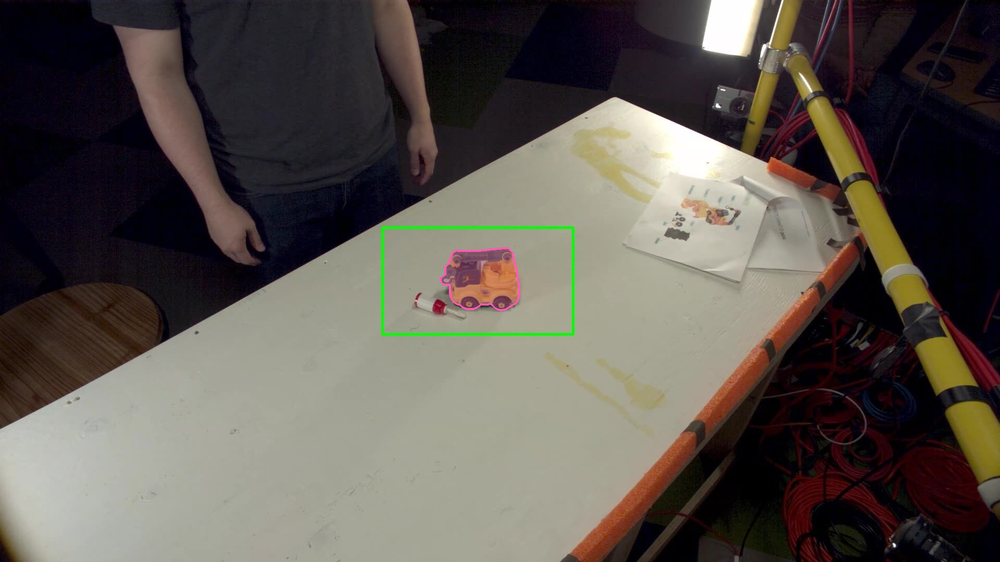
#> input picture experiments/sam2_test/sam3_segmentations/C10095.png, 1000 x 562 px, shrunk from 1920 x 1080 before the run; its folder holds only this picture in this run
$ python extract_sam3_masks.py
#> lines starting #> are read from the running program, lines starting #| are printed output that depends on the picture; after the words box and inside, x2 and y2 are one past the last pixel; in counts of white or black regions, pixels touching at a corner belong together
import argparse
import glob
import os
import cv2
import numpy as np


def extract_binary_mask(image_path, visualize=False):
  """Extracts a solid binary mask from a SAM 3 overlay with a magenta/pink contour."""
#> called with visualize = True
  img_bgr = cv2.imread(image_path)
#> img_bgr is the input picture: shape (562, 1000, 3); mean B, G, R 78.8, 85.5, 91.9
  if img_bgr is None:
    print(f'❌ Could not load: {image_path}')
    return None, None

  h, w = img_bgr.shape[:2]

  # 1. Convert to HSV color space to reliably isolate magenta / pink
  img_hsv = cv2.cvtColor(img_bgr, cv2.COLOR_BGR2HSV)
#> img_hsv: shape (562, 1000, 3); mean H, S, V 72, 98.3, 95

  # Magenta/Pink typically sits in Hue 140-175 in OpenCV (H: 0-179, S: 0-255, V: 0-255)
  lower_magenta = np.array([135, 70, 100], dtype=np.uint8)
  upper_magenta = np.array([175, 255, 255], dtype=np.uint8)
  color_mask = cv2.inRange(img_hsv, lower_magenta, upper_magenta)
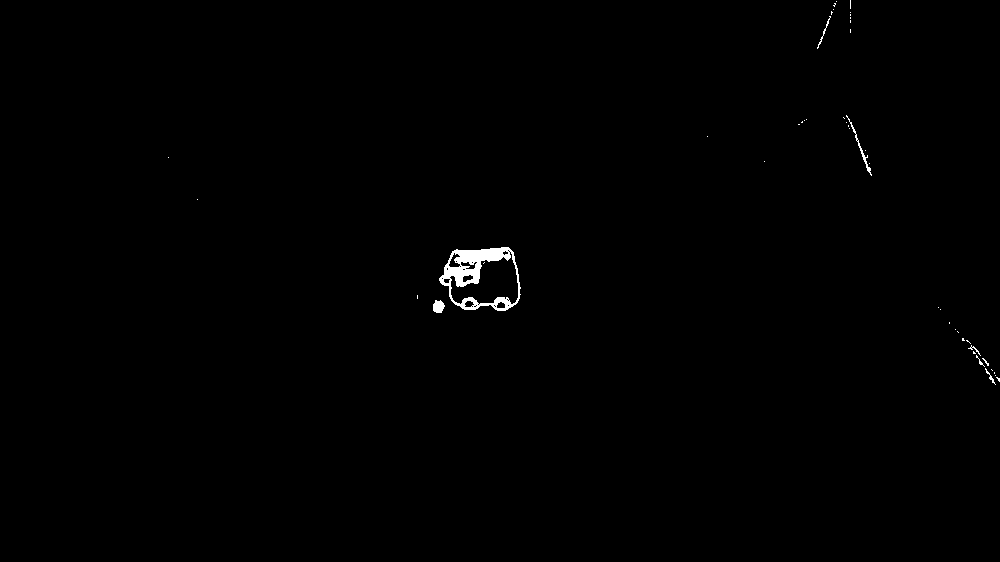
#> color_mask: shape (562, 1000); 0.42% white; 46 white regions (39 under 20 px), largest, box (x1, y1, x2, y2) and area: (439, 247, 521, 311) 1882, (846, 115, 872, 176) 132, (433, 300, 445, 313) 119

  # Secondary check in BGR: ensure high Red & Blue relative to Green
  b, g, r = cv2.split(img_bgr)
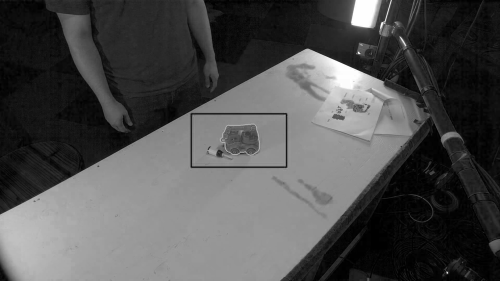
#> b: shape (562, 1000) (shown at 1/2 size); min 0, max 255, mean 78.8
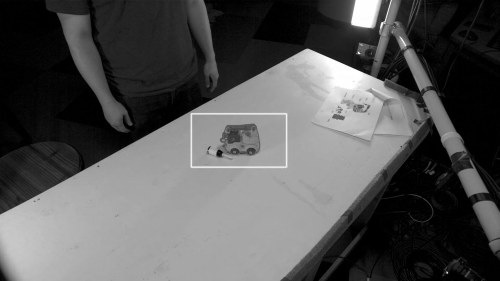
#> g: shape (562, 1000) (shown at 1/2 size); min 0, max 255, mean 85.5
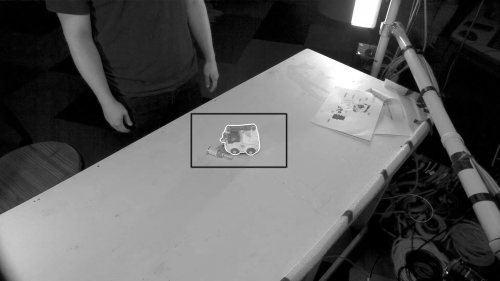
#> r: shape (562, 1000) (shown at 1/2 size); min 0, max 255, mean 91.9
  bgr_condition = (r > 150) & (b > 100) & (g < 130) & (r > g + 40)
#> bgr_condition: shape (562, 1000) bool; 0.16% white in thin lines or dots, all inside (x1, y1, x2, y2) = (415, 1, 847, 551)
  combined_pink = color_mask & bgr_condition.astype(np.uint8) * 255
#> combined_pink: shape (562, 1000); 0.1% white in thin lines or dots, all inside (x1, y1, x2, y2) = (433, 16, 831, 311)

  # 2. Morphological close to bridge any 1-2px breaks in the contour line
  close_kernel = cv2.getStructuringElement(cv2.MORPH_ELLIPSE, (7, 7))
  closed_contour = cv2.morphologyEx(combined_pink, cv2.MORPH_CLOSE, close_kernel)
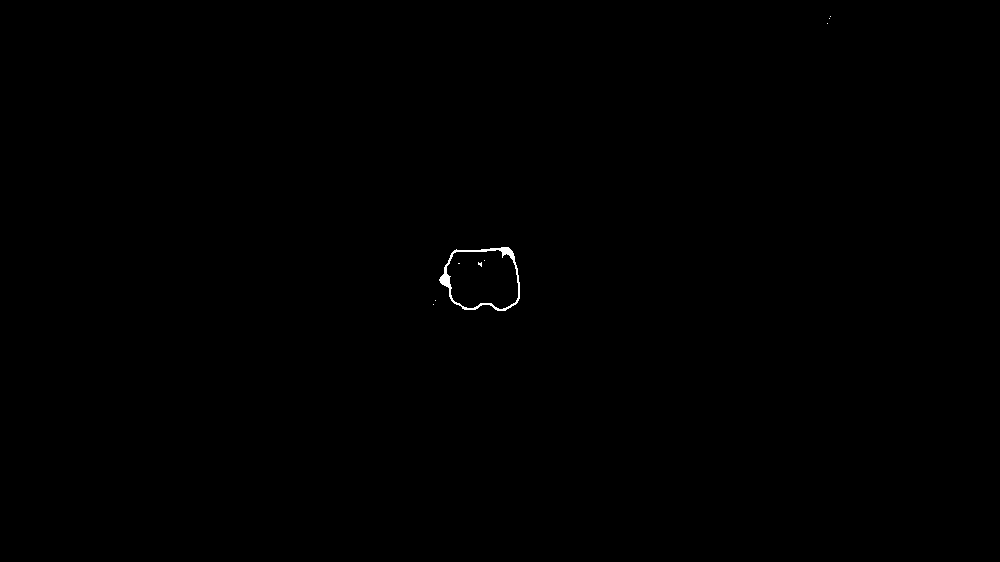
#> closed_contour: shape (562, 1000); 0.13% white; 9 white regions (8 under 20 px)

  # 3. Find external contours of the magenta boundary
  contours, _ = cv2.findContours(
      closed_contour, cv2.RETR_EXTERNAL, cv2.CHAIN_APPROX_SIMPLE
  )
#> contours = 6 contours, 5 with area under 20; largest, box (x1, y1, x2, y2) and area: (439, 247, 520, 311) 4016

  binary_mask = np.zeros((h, w), dtype=np.uint8)

  if contours:
    # Target the largest contour corresponding to the toy boundary
    valid_contours = [c for c in contours if cv2.contourArea(c) > 300]
#> valid_contours = 1 contour; box (x1, y1, x2, y2) and area: (439, 247, 520, 311) 4016
    if valid_contours:
      target_contour = max(valid_contours, key=cv2.contourArea)
#> target_contour = contour of 92 points, box (x1, y1, x2, y2) (439, 247, 520, 311), area 4016
      # Fill the entire region enclosed by the boundary solid with 255
      cv2.drawContours(
          binary_mask, [target_contour], -1, 255, thickness=cv2.FILLED
      )
#> binary_mask: shape (562, 1000); 0.74% white; 1 white region

      # Optional morphological smoothing on the filled mask
      smooth_kernel = cv2.getStructuringElement(cv2.MORPH_ELLIPSE, (3, 3))
      binary_mask = cv2.morphologyEx(
          binary_mask, cv2.MORPH_CLOSE, smooth_kernel
      )
    else:
      print(f'⚠️ Warning: Contours found but below area threshold for {image_path}')
  else:
    print(f'⚠️ Warning: No magenta contour detected in {image_path}')

  # 4. Create optional verification overlay (50% red fill with green outline)
  overlay = None
  if visualize:
    overlay = img_bgr.copy()
    colored_layer = np.zeros_like(img_bgr)
    colored_layer[binary_mask == 255] = [0, 0, 255]  # Red in BGR
    overlay = cv2.addWeighted(overlay, 0.75, colored_layer, 0.45, 0)
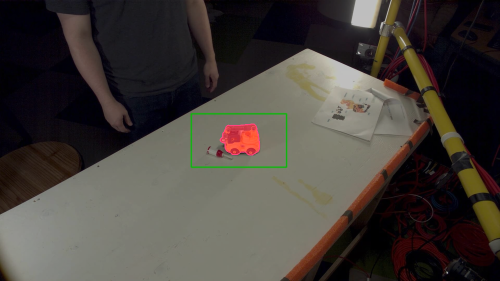
#> overlay: shape (562, 1000, 3) (shown at 1/2 size); mean B, G, R 59.1, 64.2, 69.7
    out_contours, _ = cv2.findContours(
        binary_mask, cv2.RETR_EXTERNAL, cv2.CHAIN_APPROX_SIMPLE
    )
#> out_contours has the same summary as valid_contours
    cv2.drawContours(overlay, out_contours, -1, (0, 255, 0), 2)
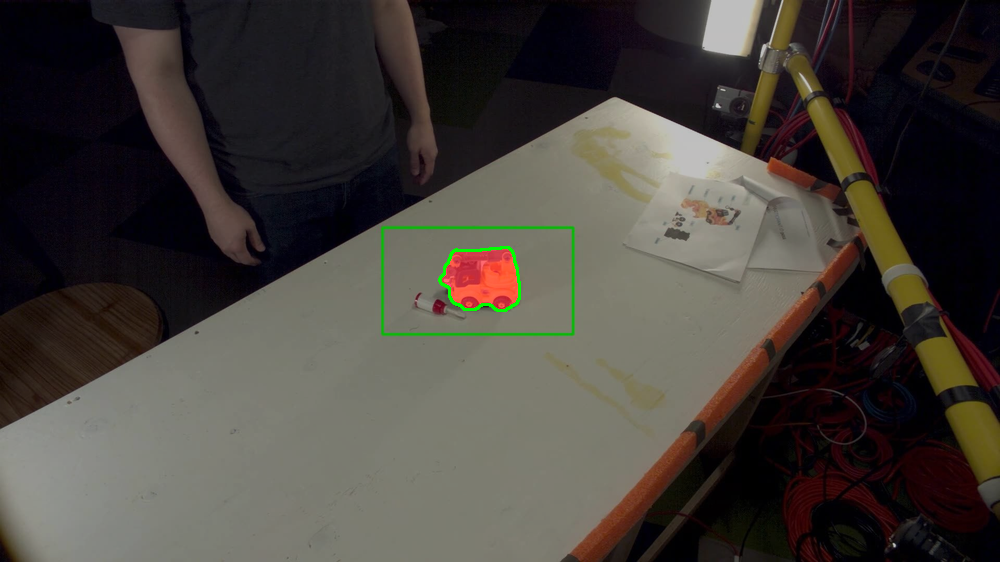
#> overlay: shape (562, 1000, 3); 0.15% of pixels changed, all inside (x1, y1, x2, y2) = (438, 246, 521, 312)

  return binary_mask, overlay


def main():
  parser = argparse.ArgumentParser(
      description='Convert SAM 3 magenta contour visualizations to solid binary masks.'
  )
  parser.add_argument(
      '--input_dir',
      type=str,
      default='/home/mlda/shreyas_projects/JointPoseAction/experiments/sam2_test/sam3_segmentations',
      help='Directory containing SAM 3 output images.',
  )
  parser.add_argument(
      '--output_dir',
      type=str,
      default='/home/mlda/shreyas_projects/JointPoseAction/experiments/sam2_test/sam3_binary_masks',
      help='Directory to save lossless binary masks.',
  )
  parser.add_argument(
      '--visualize',
      type=str,
      choices=['yes', 'no'],
      default='yes',
      help="Generate verification overlays in 'mask_overlays/' (yes/no).",
  )
  args = parser.parse_args()

  os.makedirs(args.output_dir, exist_ok=True)
  overlay_dir = os.path.join(args.output_dir, 'overlays')
  if args.visualize == 'yes':
    os.makedirs(overlay_dir, exist_ok=True)

  # Find all input PNG and JPG files
  image_paths = sorted(
      glob.glob(os.path.join(args.input_dir, '*.png'))
      + glob.glob(os.path.join(args.input_dir, '*.jpg'))
  )
  if not image_paths:
    print(f'❌ No images found in {args.input_dir}')
    return

  print(f'Found {len(image_paths)} SAM 3 visualizations to process...')

  for img_path in image_paths:
    base_name = os.path.splitext(os.path.basename(img_path))[0]
    cam_id = base_name.split('_')[0]

    mask, overlay = extract_binary_mask(
        img_path, visualize=(args.visualize == 'yes')
    )
    if mask is None:
      continue

    # Save 1-channel lossless binary PNG
    out_mask_path = os.path.join(args.output_dir, f'{cam_id}_mask.png')
    cv2.imwrite(out_mask_path, mask)

    # Save visual verification overlay if requested
    if overlay is not None:
      out_overlay_path = os.path.join(overlay_dir, f'{cam_id}_overlay.jpg')
      cv2.imwrite(out_overlay_path, overlay)

    print(
        f'✅ Generated binary mask: {os.path.basename(out_mask_path)} (Foreground'
        f' pixels: {np.count_nonzero(mask):,})'
    )
#| ✅ Generated binary mask: C10095_mask.png (Foreground pixels: 4,132)

  print(f'\n🎉 Extraction complete! Binary masks saved to: {args.output_dir}')
  if args.visualize == 'yes':
    print(f'👁️ Verification overlays saved to: {overlay_dir}')


if __name__ == '__main__':
  main()

$ run again, on experiments/sam2_test/sam3_segmentations/C10379.png
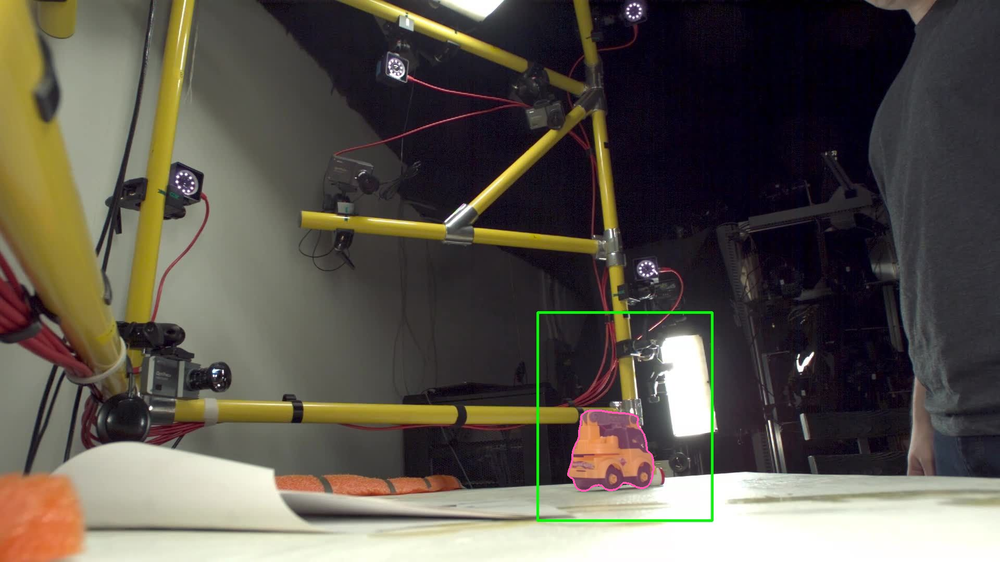
#> input picture experiments/sam2_test/sam3_segmentations/C10379.png, 1000 x 562 px, shrunk from 1920 x 1080 before the run
#> in extract_binary_mask, img_bgr is the input picture: shape (562, 1000, 3); mean B, G, R 76.7, 85.7, 91.3
#> img_hsv: shape (562, 1000, 3); mean H, S, V 80.3, 80.8, 95.3
#> in extract_binary_mask, `color_mask = cv2.inRange(img_hsv, lower_magenta, upper_magenta)`:
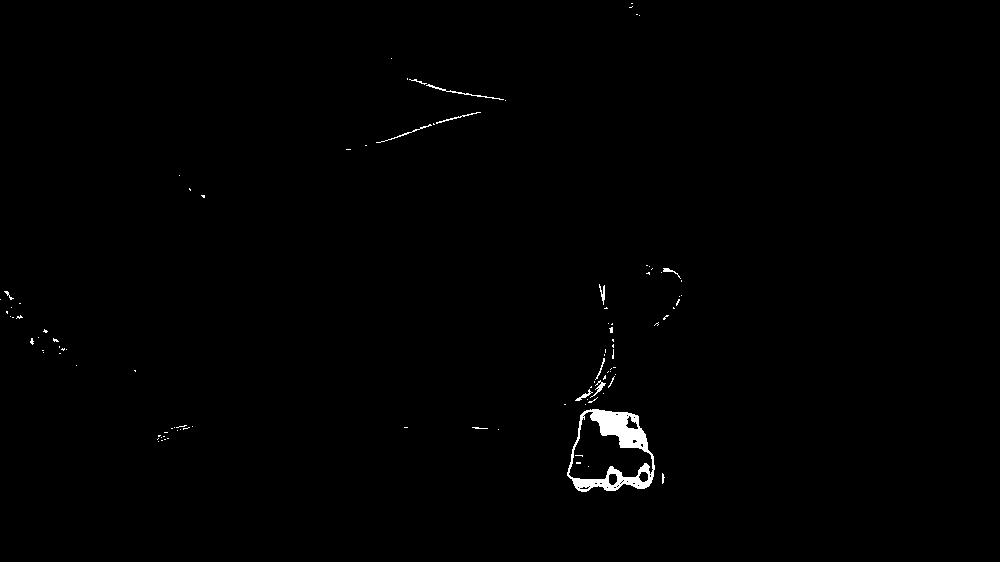
#> color_mask: shape (562, 1000); 0.63% white; 101 white regions (88 under 20 px), largest, box (x1, y1, x2, y2) and area: (567, 409, 655, 492) 2523, (426, 84, 504, 100) 121, (376, 124, 432, 143) 81
#> bgr_condition: shape (562, 1000) bool; 0.19% white in thin lines or dots, all inside (x1, y1, x2, y2) = (277, 75, 674, 495)
#> combined_pink: shape (562, 1000); 0.13% white in thin lines or dots, all inside (x1, y1, x2, y2) = (414, 79, 674, 492)
#> contours = 26 contours, 25 with area under 20; largest, box (x1, y1, x2, y2) and area: (567, 409, 655, 492) 5518
#> valid_contours = 1 contour; box (x1, y1, x2, y2) and area: (567, 409, 655, 492) 5518
#> target_contour = contour of 123 points, box (x1, y1, x2, y2) (567, 409, 655, 492), area 5518
#> binary_mask: shape (562, 1000); 1% white; 1 white region
#> out_contours has the same summary as valid_contours
#> in extract_binary_mask, `cv2.drawContours(overlay, out_contours, -1, (0, 255, 0), 2)`:
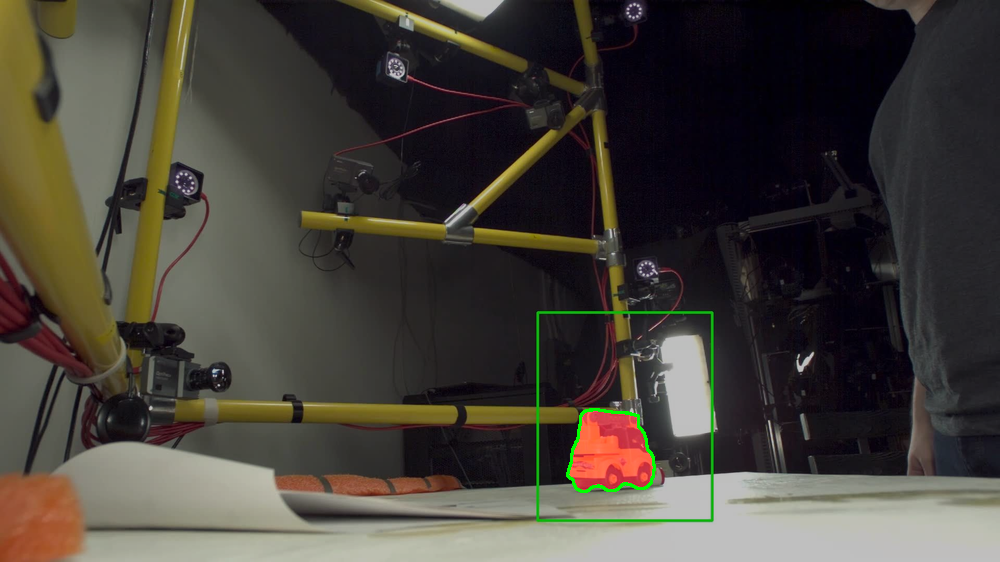
#> overlay: shape (562, 1000, 3); mean B, G, R 57.3, 64.6, 69.2
#| ✅ Generated binary mask: C10379_mask.png (Foreground pixels: 5,656)

$ run again, on experiments/sam2_test/sam3_segmentations/C10390.png
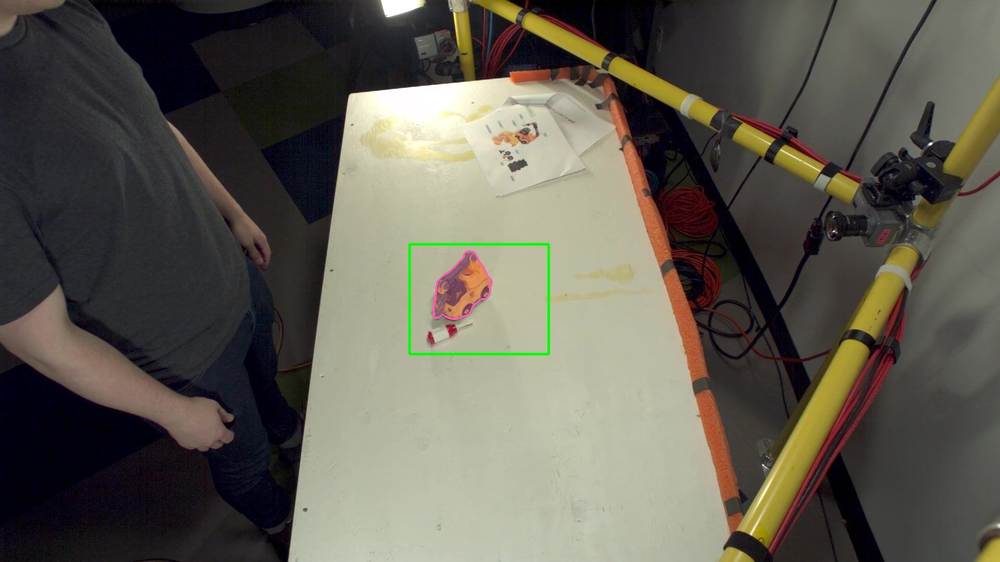
#> input picture experiments/sam2_test/sam3_segmentations/C10390.png, 1000 x 562 px, shrunk from 1920 x 1080 before the run
#> in extract_binary_mask, img_bgr is the input picture: shape (562, 1000, 3); mean B, G, R 81.8, 92.5, 96.3
#> img_hsv: shape (562, 1000, 3); mean H, S, V 62.3, 67, 99.5
#> in extract_binary_mask, `color_mask = cv2.inRange(img_hsv, lower_magenta, upper_magenta)`:
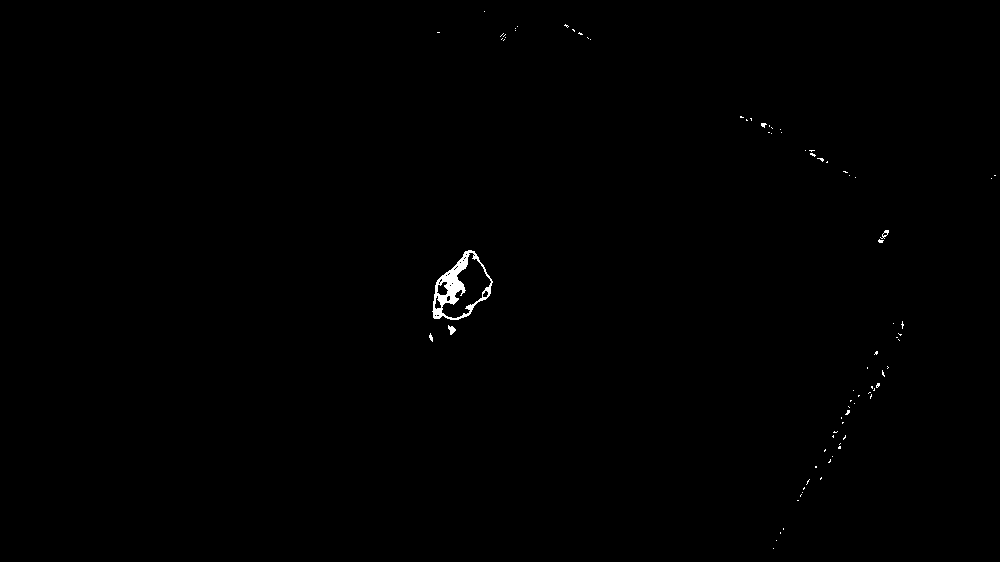
#> color_mask: shape (562, 1000); 0.29% white; 81 white regions (77 under 20 px), largest, box (x1, y1, x2, y2) and area: (432, 250, 493, 320) 1220, (448, 325, 456, 335) 45, (880, 230, 889, 239) 31, (429, 333, 433, 342) 21
#> bgr_condition: shape (562, 1000) bool; 0.1% white in thin lines or dots, all inside (x1, y1, x2, y2) = (428, 72, 717, 474)
#> combined_pink: shape (562, 1000); 0.08% white in thin lines or dots, all inside (x1, y1, x2, y2) = (432, 250, 493, 320)
#> contours = 1 contour; box (x1, y1, x2, y2) and area: (432, 250, 493, 320) 2619
#> valid_contours has the same summary as contours
#> target_contour = contour of 89 points, box (x1, y1, x2, y2) (432, 250, 493, 320), area 2619
#> binary_mask: shape (562, 1000); 0.48% white; 1 white region
#> out_contours has the same summary as contours
#> in extract_binary_mask, `cv2.drawContours(overlay, out_contours, -1, (0, 255, 0), 2)`:
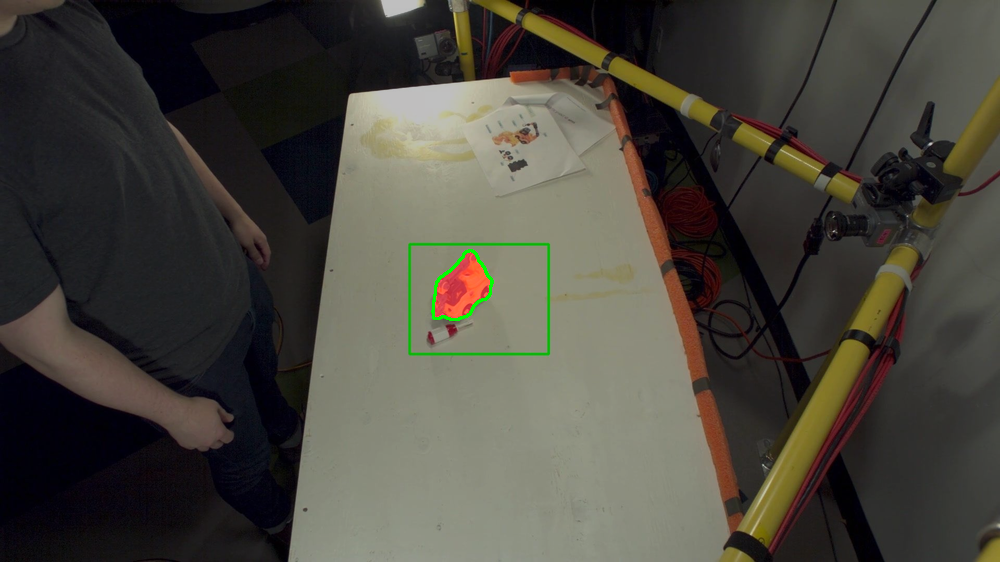
#> overlay: shape (562, 1000, 3); mean B, G, R 61.2, 69.6, 72.4
#| ✅ Generated binary mask: C10390_mask.png (Foreground pixels: 2,710)
